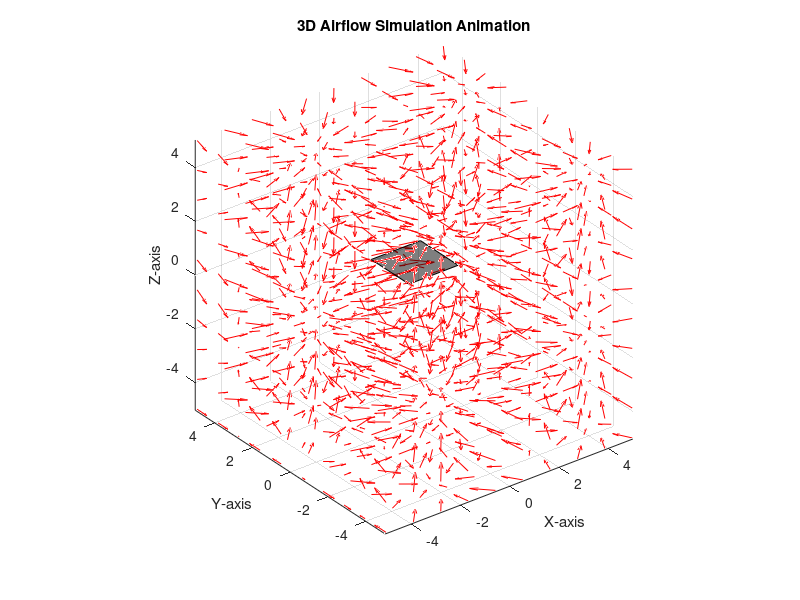

Recreate this plot in MATLAB.
% Define the grid
[X, Y, Z] = meshgrid(linspace(-5, 5, 10), ...
                     linspace(-5, 5, 10), ...
                     linspace(-5, 5, 10)); % Create a mesh grid

% Define flow velocity components
U = ones(size(X));  % X component
V = zeros(size(Y)); % Y component
W = zeros(size(Z)); % Z component

% Plot the vector field
figure;
quiver3(X, Y, Z, U, V, W, 'r'); % Red vectors
axis equal;
title('Basic 3D Airflow Simulation');
xlabel('X-axis');
ylabel('Y-axis');
zlabel('Z-axis');
grid on;

% Define an obstacle
obstacleX = [-1, 1, 1, -1, -1];
obstacleY = [-1, -1, 1, 1, -1];
obstacleZ = [1, 1, 1, 1, 1]; % A flat obstacle at Z=1

% Plot the obstacle
hold on;
fill3(obstacleX, obstacleY, obstacleZ, 'k', 'FaceAlpha', 0.5); % Draw the obstacle

% Simple animation loop
for t = 1:50
    % Update the velocity (example: oscillate)
    U = sin(0.1*t + X);
    V = cos(0.1*t + Y);
    W = 0.5 * sin(0.1*t + Z);

    % Update the plot
    clf;
    quiver3(X, Y, Z, U, V, W, 'r');
    hold on;
    fill3(obstacleX, obstacleY, obstacleZ, 'k', 'FaceAlpha', 0.5);
    axis equal;
    title('3D Airflow Simulation Animation');
    xlabel('X-axis');
    ylabel('Y-axis');
    zlabel('Z-axis');
    grid on;
    pause(0.1); % Pause for animation effect
end
